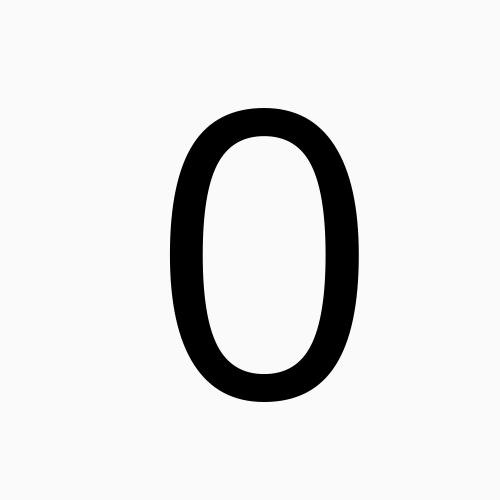
#> input picture pythonProjects/photoEditor/imgs/0.png, 500 x 500 px
$ python mergingImages.py
#> lines starting #> are read from the running program, lines starting #| are printed output that depends on the picture
from PIL import Image, ImageEnhance, ImageFilter
import os

path = './imgs'
pathOut = '/editedImgs'

img_01 = Image.open(f"{path}/0.png")
#> img_01 is the input picture: PIL image 500x500 RGB; min 0, max 255, mean 228.5
img_02 = Image.open(f"{path}/1.png")
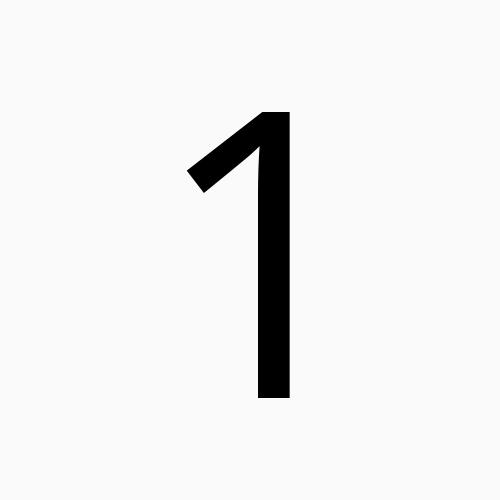
#> input picture pythonProjects/photoEditor/imgs/1.png, 500 x 500 px
#> img_02 is the input picture: PIL image 500x500 RGB; min 0, max 255, mean 238.8
img_03 = Image.open(f"{path}/2.png")
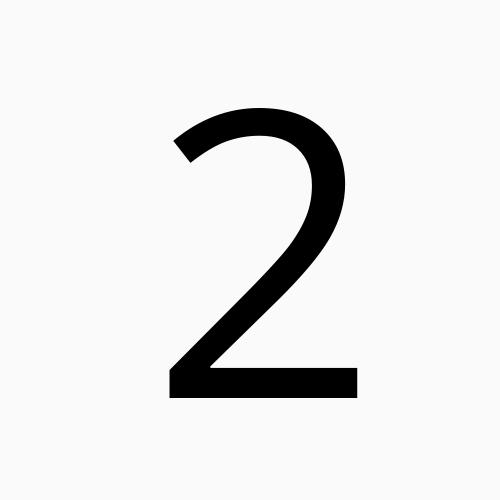
#> input picture pythonProjects/photoEditor/imgs/2.png, 500 x 500 px
#> img_03 is the input picture: PIL image 500x500 RGB; min 0, max 255, mean 232
img_04 = Image.open(f"{path}/3.png")
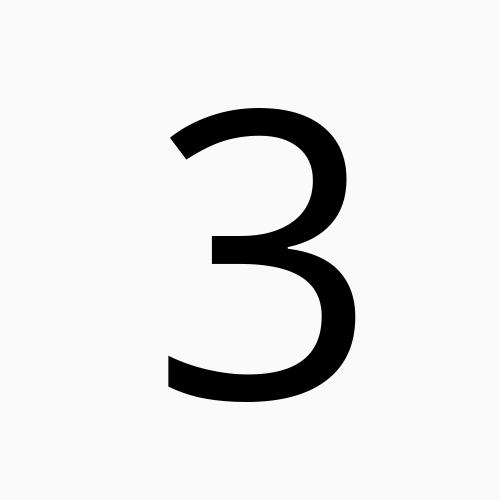
#> input picture pythonProjects/photoEditor/imgs/3.png, 500 x 500 px
#> img_04 is the input picture: PIL image 500x500 RGB; min 0, max 255, mean 231.1

img_01_size = img_01.size
#> img_01_size = (500, 500)
img_02_size = img_02.size
#> img_02_size = (500, 500)
img_03_size = img_02.size
#> img_03_size = (500, 500)
img_02_size = img_02.size

print('img 1 size: ', img_01_size)
#| img 1 size:  (500, 500)
print('img 2 size: ', img_02_size)
#| img 2 size:  (500, 500)
print('img 3 size: ', img_03_size)
#| img 3 size:  (500, 500)
print('img 4 size: ', img_03_size)
#| img 4 size:  (500, 500)

new_im = Image.new('RGB', (2*img_01_size[0],2*img_01_size[1]), (250,250,250))
#> new_im: PIL image 1000x1000 RGB; every value is 250

new_im.show()

new_im.paste(img_01, (0,0))
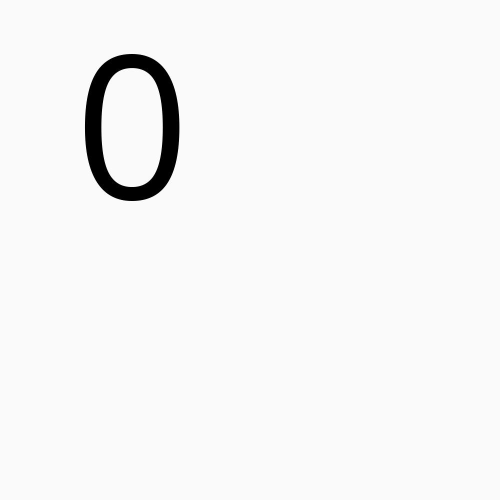
#> new_im: PIL image 1000x1000 RGB (shown at 1/2 size); min 0, max 255, mean 244.6
new_im.paste(img_02, (img_01_size[0],0))
new_im.paste(img_03, (0,img_01_size[1]))
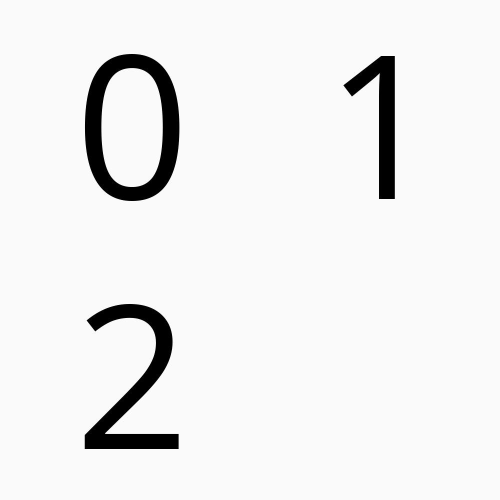
#> new_im: PIL image 1000x1000 RGB (shown at 1/2 size); min 0, max 255, mean 237.3
new_im.paste(img_04, (img_01_size[0],img_01_size[1]))

new_im.save(f".{pathOut}/merged_images.png", "PNG")
new_im.show()
